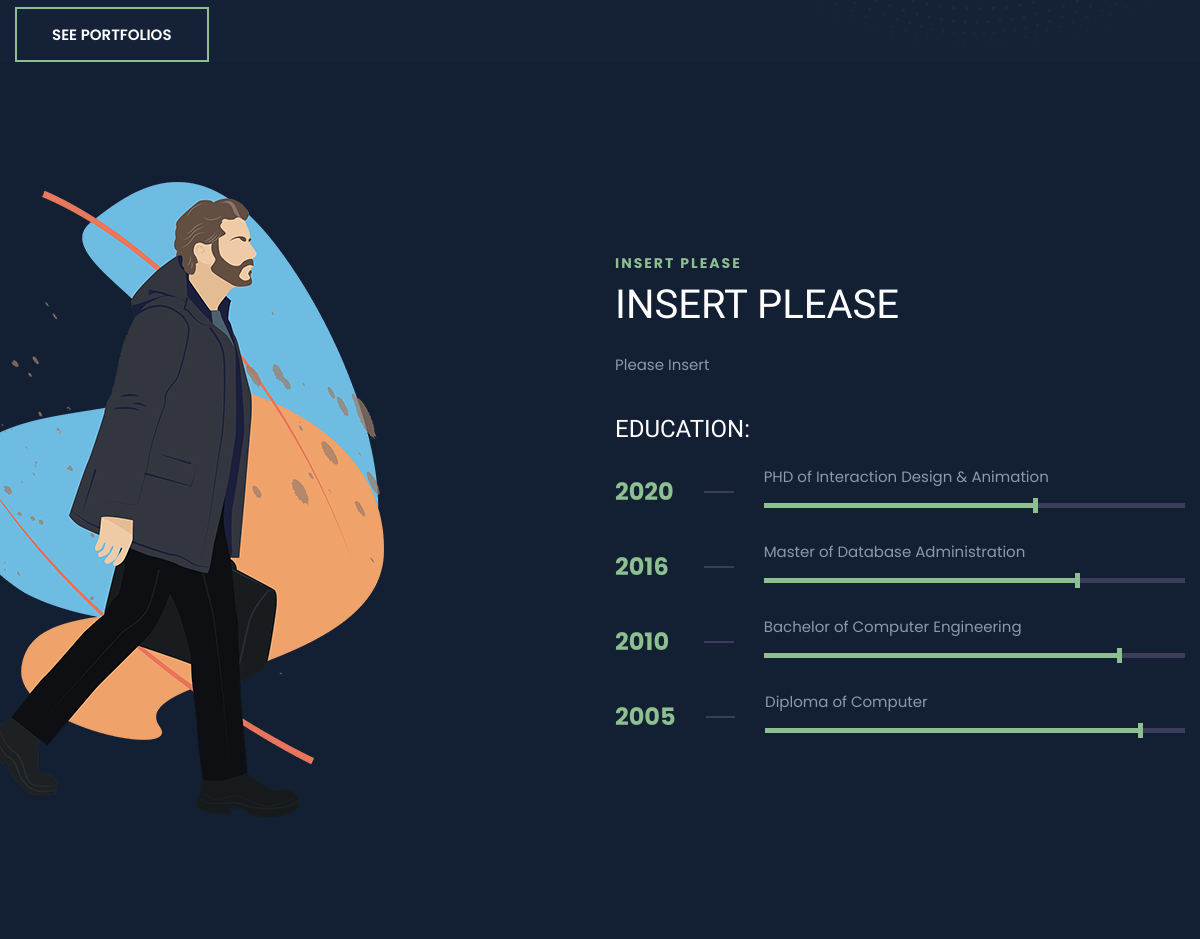
Before: / (middle part) with the older database file.
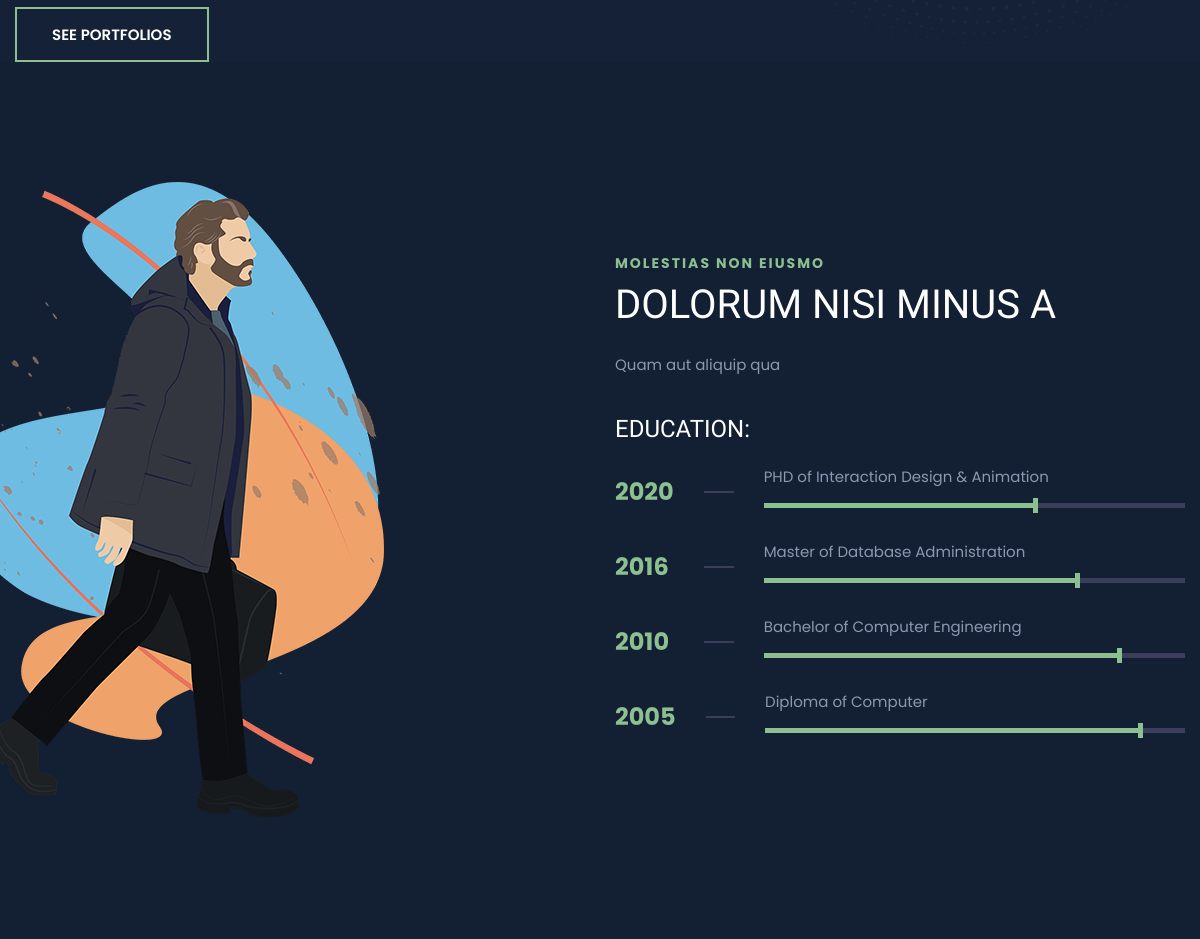
After: the same page with the newer database file.
### tables this page shows
CREATE TABLE `about_contents` (
  `id` int(255) NOT NULL,
  `sub_title` varchar(255) NOT NULL,
  `title` varchar(255) NOT NULL,
  `descrp` varchar(255) NOT NULL,
  `status` int(20) NOT NULL DEFAULT 0
);

### index.php (the view, shortened to what the changed rows need)
<?php
require 'db.php';
$select_about_content = "SELECT * FROM about_contents WHERE status=1";
$select_about_content_result = mysqli_query($db_connect, $select_about_content);
$select_about_content_result_assoc = mysqli_fetch_assoc($select_about_content_result);
?>
<!doctype html>
<html class="no-js" lang="en">
<head>
    <link rel="stylesheet" href="css/bootstrap.min.css">
    <link rel="stylesheet" href="css/animate.min.css">
    <link rel="stylesheet" href="css/magnific-popup.css">
    <link rel="stylesheet" href="css/fontawesome-all.min.css">
    <link rel="stylesheet" href="css/flaticon.css">
    <link rel="stylesheet" href="css/slick.css">
    <link rel="stylesheet" href="css/aos.css">
    <link rel="stylesheet" href="css/default.css">
    <link rel="stylesheet" href="css/style.css">
    <link rel="stylesheet" href="css/responsive.css">
</head>
<body class="theme-bg">
    <main>
        <section id="about" class="about-area primary-bg pt-120 pb-120">
            <div class="container">
                <div class="row align-items-center">
                    <div class="col-lg-6 pr-90">
                        <div class="section-title mb-25">
                            <span><?= $select_about_content_result_assoc['sub_title']?? 'Insert Please'?></span>
                            <h2><?= $select_about_content_result_assoc['title']?? "Insert Please"?></h2>
                        </div>
                        <div class="about-content">
                            <p><?= $select_about_content_result_assoc['descrp']?? 'Please Insert'?></p>
                            <h3>Education:</h3>
                        </div>
                    </div>
                </div>
            </div>
        </section>
    </main>
</body>
</html>

Changed rows visible on the page:
now on this page (row edited): about_contents: sub_title "MOLESTIAS NON EIUSMO", title "DOLORUM NISI MINUS A", descrp "Quam aut aliquip qua"
Other visible differences:
$select_about_content_result_assoc['sub_title']: "INSERT PLEASE" → (not shown)
$select_about_content_result_assoc['title']: "INSERT PLEASE" → (not shown)
$select_about_content_result_assoc['descrp']: "Please Insert" → (not shown)
